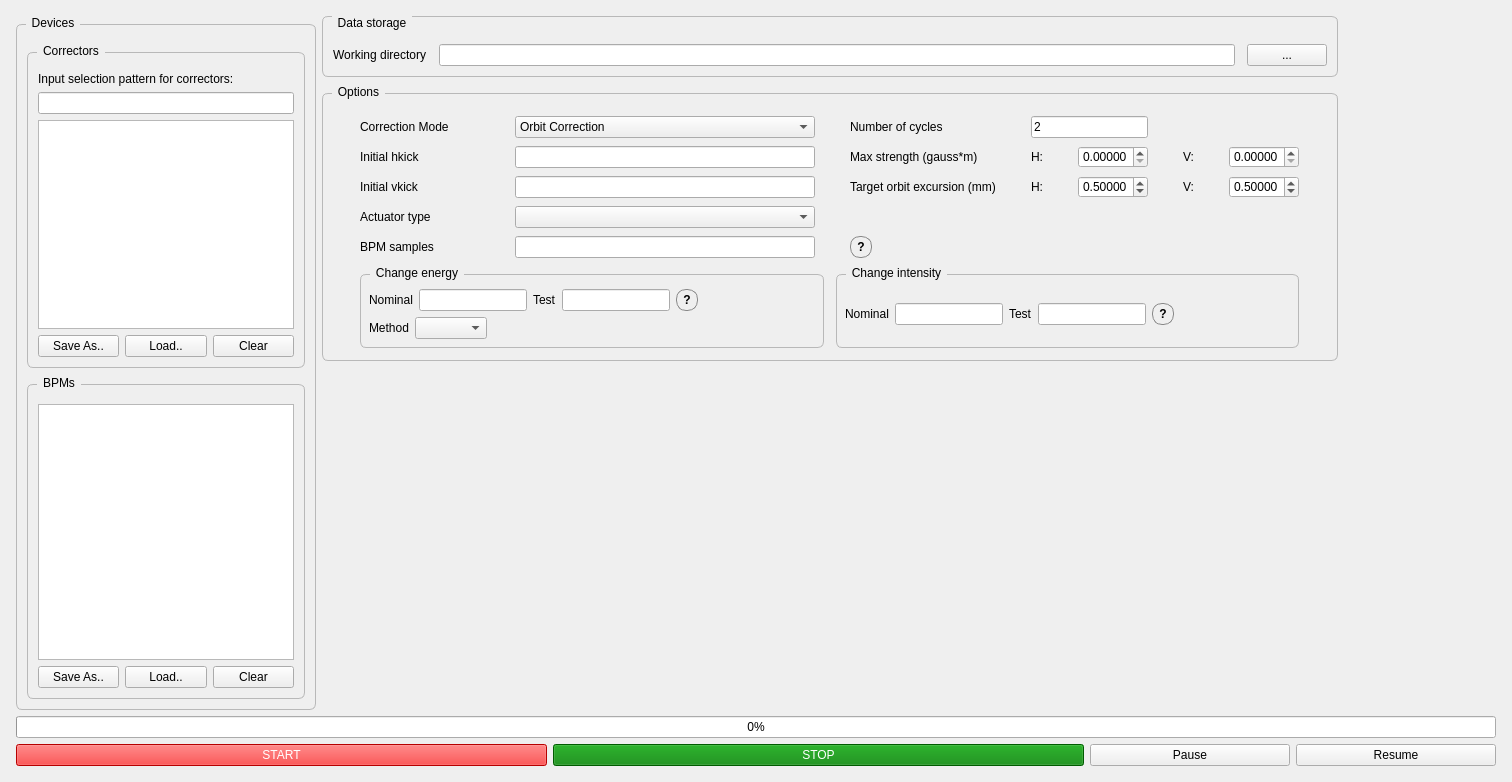
<?xml version="1.0" encoding="UTF-8"?>
<ui version="4.0">
 <class>MainWindow</class>
 <widget class="QMainWindow" name="MainWindow">
  <property name="geometry">
   <rect>
    <x>0</x>
    <y>0</y>
    <width>1512</width>
    <height>782</height>
   </rect>
  </property>
  <property name="windowTitle">
   <string>SYSID</string>
  </property>
  <widget class="QWidget" name="centralwidget">
   <property name="enabled">
    <bool>true</bool>
   </property>
   <layout class="QVBoxLayout" name="verticalLayout_2">
    <property name="leftMargin">
     <number>16</number>
    </property>
    <property name="topMargin">
     <number>16</number>
    </property>
    <property name="rightMargin">
     <number>16</number>
    </property>
    <property name="bottomMargin">
     <number>16</number>
    </property>
    <item>
     <layout class="QVBoxLayout" name="verticalLayout" stretch="1,0,0">
      <item>
       <layout class="QHBoxLayout" name="horizontal_layout" stretch="0,1">
        <item>
         <widget class="QGroupBox" name="devicesGroup">
          <property name="sizePolicy">
           <sizepolicy hsizetype="Fixed" vsizetype="Expanding">
            <horstretch>0</horstretch>
            <verstretch>0</verstretch>
           </sizepolicy>
          </property>
          <property name="styleSheet">
           <string notr="true">QGroupBox#devicesGroup {
    border: 1px solid palette(mid);
    border-radius: 6px;
    margin-top: 8px;
    padding-top: 6px;
}
QGroupBox#devicesGroup::title {
    subcontrol-origin: margin;
    left: 10px;
    padding: 0 4px 0 4px;
}</string>
          </property>
          <property name="title">
           <string>Devices</string>
          </property>
          <layout class="QVBoxLayout" name="left_layout" stretch="1,1">
           <property name="spacing">
            <number>8</number>
           </property>
           <property name="leftMargin">
            <number>8</number>
           </property>
           <property name="topMargin">
            <number>8</number>
           </property>
           <property name="rightMargin">
            <number>8</number>
           </property>
           <property name="bottomMargin">
            <number>8</number>
           </property>
           <item>
            <widget class="QGroupBox" name="correctorsGroup">
             <property name="sizePolicy">
              <sizepolicy hsizetype="Preferred" vsizetype="Expanding">
               <horstretch>0</horstretch>
               <verstretch>0</verstretch>
              </sizepolicy>
             </property>
             <property name="styleSheet">
              <string notr="true">QGroupBox#correctorsGroup {
    border: 1px solid palette(mid);
    border-radius: 6px;
    margin-top: 8px;
    padding-top: 6px;
}
QGroupBox#correctorsGroup::title {
    subcontrol-origin: margin;
    left: 10px;
    padding: 0 4px 0 4px;
}</string>
             </property>
             <property name="title">
              <string>Correctors</string>
             </property>
             <layout class="QVBoxLayout" name="correctors_group_vbox" stretch="0,0,1,0">
              <property name="spacing">
               <number>6</number>
              </property>
              <property name="leftMargin">
               <number>8</number>
              </property>
              <property name="topMargin">
               <number>8</number>
              </property>
              <property name="rightMargin">
               <number>8</number>
              </property>
              <property name="bottomMargin">
               <number>8</number>
              </property>
              <item>
               <widget class="QLabel" name="corrector_filter_label">
                <property name="text">
                 <string>Input selection pattern for correctors:</string>
                </property>
               </widget>
              </item>
              <item>
               <layout class="QHBoxLayout" name="corrector_filter_layout">
                <item>
                 <widget class="QLineEdit" name="pattern_corrs_input"/>
                </item>
               </layout>
              </item>
              <item>
               <widget class="QListWidget" name="correctors_list">
                <property name="sizePolicy">
                 <sizepolicy hsizetype="Expanding" vsizetype="Expanding">
                  <horstretch>0</horstretch>
                  <verstretch>0</verstretch>
                 </sizepolicy>
                </property>
                <property name="selectionMode">
                 <enum>QAbstractItemView::NoSelection</enum>
                </property>
               </widget>
              </item>
              <item>
               <layout class="QHBoxLayout" name="correctors_buttons_layout">
                <item>
                 <widget class="QPushButton" name="save_correctors_button">
                  <property name="text">
                   <string>Save As..</string>
                  </property>
                 </widget>
                </item>
                <item>
                 <widget class="QPushButton" name="load_correctors_button">
                  <property name="text">
                   <string>Load..</string>
                  </property>
                 </widget>
                </item>
                <item>
                 <widget class="QPushButton" name="clear_correctors_button">
                  <property name="text">
                   <string>Clear</string>
                  </property>
                 </widget>
                </item>
               </layout>
              </item>
             </layout>
            </widget>
           </item>
           <item>
            <widget class="QGroupBox" name="bpmsGroup">
             <property name="sizePolicy">
              <sizepolicy hsizetype="Preferred" vsizetype="Expanding">
               <horstretch>0</horstretch>
               <verstretch>0</verstretch>
              </sizepolicy>
             </property>
             <property name="styleSheet">
              <string notr="true">QGroupBox#bpmsGroup {
    border: 1px solid palette(mid);
    border-radius: 6px;
    margin-top: 8px;
    padding-top: 6px;
}
QGroupBox#bpmsGroup::title {
    subcontrol-origin: margin;
    left: 10px;
    padding: 0 4px 0 4px;
}</string>
             </property>
             <property name="title">
              <string>BPMs</string>
             </property>
             <layout class="QVBoxLayout" name="bpms_group_vbox" stretch="1,0">
              <property name="spacing">
               <number>6</number>
              </property>
              <property name="leftMargin">
               <number>8</number>
              </property>
              <property name="topMargin">
               <number>8</number>
              </property>
              <property name="rightMargin">
               <number>8</number>
              </property>
              <property name="bottomMargin">
               <number>8</number>
              </property>
              <item>
               <widget class="QListWidget" name="bpms_list">
                <property name="sizePolicy">
                 <sizepolicy hsizetype="Expanding" vsizetype="Expanding">
                  <horstretch>0</horstretch>
                  <verstretch>0</verstretch>
                 </sizepolicy>
                </property>
                <property name="selectionMode">
                 <enum>QAbstractItemView::NoSelection</enum>
                </property>
               </widget>
              </item>
              <item>
               <layout class="QHBoxLayout" name="bpms_buttons_layout">
                <item>
                 <widget class="QPushButton" name="save_bpms_button">
                  <property name="text">
                   <string>Save As..</string>
                  </property>
                 </widget>
                </item>
                <item>
                 <widget class="QPushButton" name="load_bpms_button">
                  <property name="text">
                   <string>Load..</string>
                  </property>
                 </widget>
                </item>
                <item>
                 <widget class="QPushButton" name="clear_bpms_button">
                  <property name="text">
                   <string>Clear</string>
                  </property>
                 </widget>
                </item>
               </layout>
              </item>
             </layout>
            </widget>
           </item>
          </layout>
         </widget>
        </item>
        <item>
         <layout class="QVBoxLayout" name="right_layout" stretch="0,0,1">
          <property name="spacing">
           <number>2</number>
          </property>
          <item>
           <layout class="QHBoxLayout" name="topRowLayout">
            <property name="spacing">
             <number>8</number>
            </property>
            <property name="leftMargin">
             <number>0</number>
            </property>
            <property name="topMargin">
             <number>0</number>
            </property>
            <property name="rightMargin">
             <number>0</number>
            </property>
            <property name="bottomMargin">
             <number>0</number>
            </property>
            <item>
             <layout class="QVBoxLayout" name="topGroupsLayout">
              <property name="spacing">
               <number>8</number>
              </property>
              <property name="leftMargin">
               <number>0</number>
              </property>
              <property name="topMargin">
               <number>0</number>
              </property>
              <property name="rightMargin">
               <number>0</number>
              </property>
              <property name="bottomMargin">
               <number>0</number>
              </property>
              <item>
               <widget class="QGroupBox" name="dataStorageGroup">
                <property name="sizePolicy">
                 <sizepolicy hsizetype="Preferred" vsizetype="Maximum">
                  <horstretch>0</horstretch>
                  <verstretch>0</verstretch>
                 </sizepolicy>
                </property>
                <property name="styleSheet">
                 <string notr="true">QGroupBox#dataStorageGroup {
    border: 1px solid palette(mid);
    border-radius: 6px;
    margin-top: 0px;
    padding-top: 6px;
}
QGroupBox#dataStorageGroup::title {
    subcontrol-origin: margin;
    left: 10px;
    padding: 0 4px 0 4px;
}</string>
                </property>
                <property name="title">
                 <string>Data storage</string>
                </property>
                <layout class="QVBoxLayout" name="dataStorageVBox">
                 <property name="spacing">
                  <number>8</number>
                 </property>
                 <property name="leftMargin">
                  <number>8</number>
                 </property>
                 <property name="topMargin">
                  <number>8</number>
                 </property>
                 <property name="rightMargin">
                  <number>8</number>
                 </property>
                 <property name="bottomMargin">
                  <number>8</number>
                 </property>
                 <item>
                  <layout class="QGridLayout" name="gridActions">
                   <property name="horizontalSpacing">
                    <number>12</number>
                   </property>
                   <property name="verticalSpacing">
                    <number>6</number>
                   </property>
                   <item row="0" column="0">
                    <widget class="QLabel" name="label_working_directory">
                     <property name="text">
                      <string>Working directory</string>
                     </property>
                    </widget>
                   </item>
                   <item row="0" column="1">
                    <widget class="QLineEdit" name="working_directory_input"/>
                   </item>
                   <item row="0" column="2">
                    <widget class="QPushButton" name="working_directory_dialog">
                     <property name="text">
                      <string>...</string>
                     </property>
                    </widget>
                   </item>
                  </layout>
                 </item>
                </layout>
               </widget>
              </item>
              <item>
               <widget class="QGroupBox" name="options_groupbox">
                <property name="sizePolicy">
                 <sizepolicy hsizetype="Preferred" vsizetype="Maximum">
                  <horstretch>0</horstretch>
                  <verstretch>0</verstretch>
                 </sizepolicy>
                </property>
                <property name="styleSheet">
                 <string notr="true">QGroupBox {
    border: 1px solid palette(mid);
    border-radius: 6px;
    margin-top: 8px;
    padding-top: 6px;
}
QGroupBox::title {
    subcontrol-origin: margin;
    left: 10px;
    padding: 0 4px 0 4px;
}</string>
                </property>
                <property name="title">
                 <string>Options</string>
                </property>
                <layout class="QGridLayout" name="options_grid">
                 <property name="leftMargin">
                  <number>12</number>
                 </property>
                 <property name="topMargin">
                  <number>16</number>
                 </property>
                 <property name="rightMargin">
                  <number>12</number>
                 </property>
                 <property name="bottomMargin">
                  <number>12</number>
                 </property>
                 <property name="horizontalSpacing">
                  <number>10</number>
                 </property>
                 <property name="verticalSpacing">
                  <number>8</number>
                 </property>
                 <item row="0" column="0">
                  <widget class="QLabel" name="label">
                   <property name="minimumSize">
                    <size>
                     <width>120</width>
                     <height>0</height>
                    </size>
                   </property>
                   <property name="maximumSize">
                    <size>
                     <width>120</width>
                     <height>16777215</height>
                    </size>
                   </property>
                   <property name="text">
                    <string>Correction Mode</string>
                   </property>
                  </widget>
                 </item>
                 <item row="0" column="1">
                  <widget class="QComboBox" name="choose_mode">
                   <property name="maximumSize">
                    <size>
                     <width>300</width>
                     <height>16777215</height>
                    </size>
                   </property>
                   <item>
                    <property name="text">
                     <string>Orbit Correction</string>
                    </property>
                   </item>
                   <item>
                    <property name="text">
                     <string>Changed energy</string>
                    </property>
                   </item>
                   <item>
                    <property name="text">
                     <string>Changed intensity</string>
                    </property>
                   </item>
                   <item>
                    <property name="text">
                     <string>All modes at once</string>
                    </property>
                   </item>
                  </widget>
                 </item>
                 <item row="0" column="2">
                  <widget class="QLabel" name="cycle_mode_label">
                   <property name="maximumSize">
                    <size>
                     <width>170</width>
                     <height>16777215</height>
                    </size>
                   </property>
                   <property name="text">
                    <string>Number of cycles</string>
                   </property>
                  </widget>
                 </item>
                 <item row="0" column="3" colspan="2">
                  <widget class="QLineEdit" name="niter_number">
                   <property name="maximumSize">
                    <size>
                     <width>150</width>
                     <height>16777215</height>
                    </size>
                   </property>
                   <property name="text">
                    <string>2</string>
                   </property>
                  </widget>
                 </item>
                 <item row="1" column="0">
                  <widget class="QLabel" name="initial_hkick_label">
                   <property name="minimumSize">
                    <size>
                     <width>120</width>
                     <height>0</height>
                    </size>
                   </property>
                   <property name="maximumSize">
                    <size>
                     <width>120</width>
                     <height>16777215</height>
                    </size>
                   </property>
                   <property name="text">
                    <string>Initial hkick</string>
                   </property>
                  </widget>
                 </item>
                 <item row="1" column="1">
                  <widget class="QLineEdit" name="initial_hkick_settings">
                   <property name="maximumSize">
                    <size>
                     <width>300</width>
                     <height>16777215</height>
                    </size>
                   </property>
                  </widget>
                 </item>
                 <item row="1" column="2">
                  <widget class="QLabel" name="current_label">
                   <property name="maximumSize">
                    <size>
                     <width>170</width>
                     <height>16777215</height>
                    </size>
                   </property>
                   <property name="text">
                    <string>Max strength (gauss*m)</string>
                   </property>
                  </widget>
                 </item>
                 <item row="1" column="3">
                  <widget class="QLabel" name="horizontal_current_label">
                   <property name="sizePolicy">
                    <sizepolicy hsizetype="Fixed" vsizetype="Fixed">
                     <horstretch>0</horstretch>
                     <verstretch>0</verstretch>
                    </sizepolicy>
                   </property>
                   <property name="text">
                    <string>H:</string>
                   </property>
                  </widget>
                 </item>
                 <item row="1" column="4">
                  <widget class="QDoubleSpinBox" name="max_horizontal_current_spinbox">
                   <property name="maximumSize">
                    <size>
                     <width>70</width>
                     <height>16777215</height>
                    </size>
                   </property>
                   <property name="decimals">
                    <number>5</number>
                   </property>
                   <property name="singleStep">
                    <double>0.001000000000000</double>
                   </property>
                   <property name="value">
                    <double>0.000000000000000</double>
                   </property>
                  </widget>
                 </item>
                 <item row="1" column="5">
                  <widget class="QLabel" name="vertical_current_label">
                   <property name="sizePolicy">
                    <sizepolicy hsizetype="Fixed" vsizetype="Fixed">
                     <horstretch>0</horstretch>
                     <verstretch>0</verstretch>
                    </sizepolicy>
                   </property>
                   <property name="text">
                    <string>V:</string>
                   </property>
                  </widget>
                 </item>
                 <item row="1" column="6">
                  <widget class="QDoubleSpinBox" name="max_vertical_current_spinbox">
                   <property name="enabled">
                    <bool>true</bool>
                   </property>
                   <property name="maximumSize">
                    <size>
                     <width>70</width>
                     <height>16777215</height>
                    </size>
                   </property>
                   <property name="decimals">
                    <number>5</number>
                   </property>
                   <property name="singleStep">
                    <double>0.010000000000000</double>
                   </property>
                  </widget>
                 </item>
                 <item row="2" column="0">
                  <widget class="QLabel" name="initial_vkick_label">
                   <property name="minimumSize">
                    <size>
                     <width>120</width>
                     <height>0</height>
                    </size>
                   </property>
                   <property name="maximumSize">
                    <size>
                     <width>120</width>
                     <height>16777215</height>
                    </size>
                   </property>
                   <property name="text">
                    <string>Initial vkick</string>
                   </property>
                  </widget>
                 </item>
                 <item row="2" column="1">
                  <widget class="QLineEdit" name="initial_vkick_settings">
                   <property name="maximumSize">
                    <size>
                     <width>300</width>
                     <height>16777215</height>
                    </size>
                   </property>
                  </widget>
                 </item>
                 <item row="2" column="2">
                  <widget class="QLabel" name="excursion_label">
                   <property name="maximumSize">
                    <size>
                     <width>170</width>
                     <height>16777215</height>
                    </size>
                   </property>
                   <property name="text">
                    <string>Target orbit excursion (mm)</string>
                   </property>
                  </widget>
                 </item>
                 <item row="2" column="3">
                  <widget class="QLabel" name="horizontal_excursion_label">
                   <property name="text">
                    <string>H:</string>
                   </property>
                  </widget>
                 </item>
                 <item row="2" column="4">
                  <widget class="QDoubleSpinBox" name="horizontal_excursion_spinbox">
                   <property name="maximumSize">
                    <size>
                     <width>70</width>
                     <height>16777215</height>
                    </size>
                   </property>
                   <property name="decimals">
                    <number>5</number>
                   </property>
                   <property name="maximum">
                    <double>10000.000000000000000</double>
                   </property>
                   <property name="singleStep">
                    <double>0.100000000000000</double>
                   </property>
                   <property name="value">
                    <double>0.500000000000000</double>
                   </property>
                  </widget>
                 </item>
                 <item row="2" column="5">
                  <widget class="QLabel" name="vertical_excursion_label">
                   <property name="text">
                    <string>V:</string>
                   </property>
                  </widget>
                 </item>
                 <item row="2" column="6">
                  <widget class="QDoubleSpinBox" name="vertical_excursion_spinbox">
                   <property name="maximumSize">
                    <size>
                     <width>70</width>
                     <height>16777215</height>
                    </size>
                   </property>
                   <property name="decimals">
                    <number>5</number>
                   </property>
                   <property name="maximum">
                    <double>10000.000000000000000</double>
                   </property>
                   <property name="singleStep">
                    <double>0.100000000000000</double>
                   </property>
                   <property name="value">
                    <double>0.500000000000000</double>
                   </property>
                  </widget>
                 </item>
                 <item row="3" column="0">
                  <widget class="QLabel" name="actuator_mode_label">
                   <property name="minimumSize">
                    <size>
                     <width>120</width>
                     <height>0</height>
                    </size>
                   </property>
                   <property name="maximumSize">
                    <size>
                     <width>120</width>
                     <height>16777215</height>
                    </size>
                   </property>
                   <property name="text">
                    <string>Actuator type</string>
                   </property>
                  </widget>
                 </item>
                 <item row="3" column="1">
                  <widget class="QComboBox" name="actuator_mode_combo">
                   <property name="maximumSize">
                    <size>
                     <width>300</width>
                     <height>16777215</height>
                    </size>
                   </property>
                  </widget>
                 </item>
                 <item row="4" column="0">
                  <widget class="QLabel" name="nsamples_label">
                   <property name="minimumSize">
                    <size>
                     <width>120</width>
                     <height>0</height>
                    </size>
                   </property>
                   <property name="maximumSize">
                    <size>
                     <width>120</width>
                     <height>16777215</height>
                    </size>
                   </property>
                   <property name="text">
                    <string>BPM samples</string>
                   </property>
                  </widget>
                 </item>
                 <item row="4" column="1">
                 <widget class="QLineEdit" name="nsamples_input">
                   <property name="toolTip">
                    <string>Number of BPM samples acquired for each SysID measurement. Larger values reduce random noise but increase measurement time.</string>
                   </property>
                   <property name="maximumSize">
                    <size>
                     <width>300</width>
                     <height>16777215</height>
                    </size>
                   </property>
                  </widget>
                 </item>
                 <item row="4" column="2">
                  <widget class="QToolButton" name="nsamples_tooltip">
                   <property name="toolTip">
                    <string>Number of BPM samples acquired for each SysID measurement. Larger values reduce random noise but increase measurement time.</string>
                   </property>
                   <property name="styleSheet">
                    <string notr="true">QToolButton#nsamples_tooltip {
    border: 1px solid #888;
    border-radius: 10px;
    min-width: 20px;
    max-width: 20px;
    min-height: 20px;
    max-height: 20px;
    padding: 0px;
    font-weight: bold;
}
QToolButton#nsamples_tooltip:hover {
    background-color: rgba(128, 128, 128, 60);
}</string>
                   </property>
                   <property name="text">
                    <string>?</string>
                   </property>
                  </widget>
                 </item>
                 <item row="5" column="0" colspan="7">
                  <layout class="QHBoxLayout" name="beam_change_groups_layout">
                   <property name="spacing"><number>12</number></property>
                   <property name="leftMargin"><number>0</number></property>
                   <property name="topMargin"><number>0</number></property>
                   <property name="rightMargin"><number>0</number></property>
                   <property name="bottomMargin"><number>0</number></property>
                   <item>
                    <widget class="QGroupBox" name="energy_change_group">
                     <property name="title"><string>Change energy</string></property>
                     <layout class="QVBoxLayout" name="energy_change_layout">
                      <property name="spacing"><number>6</number></property>
                      <property name="leftMargin"><number>8</number></property>
                      <property name="topMargin"><number>8</number></property>
                      <property name="rightMargin"><number>8</number></property>
                      <property name="bottomMargin"><number>8</number></property>
                      <item>
                       <layout class="QHBoxLayout" name="energy_change_values_layout">
                        <property name="spacing"><number>6</number></property>
                        <property name="leftMargin"><number>0</number></property>
                        <property name="topMargin"><number>0</number></property>
                        <property name="rightMargin"><number>0</number></property>
                        <property name="bottomMargin"><number>0</number></property>
                        <item>
                         <widget class="QWidget" name="energy_nominal_container">
                          <layout class="QHBoxLayout" name="energy_nominal_value_layout">
                           <property name="spacing"><number>6</number></property>
                           <property name="leftMargin"><number>0</number></property>
                           <property name="topMargin"><number>0</number></property>
                           <property name="rightMargin"><number>0</number></property>
                           <property name="bottomMargin"><number>0</number></property>
                           <item>
                            <widget class="QLabel" name="energy_nominal_label">
                             <property name="text"><string>Nominal</string></property>
                            </widget>
                           </item>
                           <item>
                            <widget class="QLineEdit" name="energy_nominal_input">
                             <property name="maximumSize"><size><width>110</width><height>16777215</height></size></property>
                            </widget>
                           </item>
                          </layout>
                         </widget>
                        </item>
                        <item>
                         <widget class="QWidget" name="energy_test_container">
                          <layout class="QHBoxLayout" name="energy_test_value_layout">
                           <property name="spacing"><number>6</number></property>
                           <property name="leftMargin"><number>0</number></property>
                           <property name="topMargin"><number>0</number></property>
                           <property name="rightMargin"><number>0</number></property>
                           <property name="bottomMargin"><number>0</number></property>
                           <item>
                            <widget class="QLabel" name="energy_test_label">
                             <property name="text"><string>Test</string></property>
                            </widget>
                           </item>
                           <item>
                            <widget class="QLineEdit" name="energy_test_input">
                             <property name="maximumSize"><size><width>110</width><height>16777215</height></size></property>
                            </widget>
                           </item>
                          </layout>
                         </widget>
                        </item>
                        <item>
                         <widget class="QToolButton" name="energy_change_tooltip">
                          <property name="styleSheet">
                           <string notr="true">QToolButton#energy_change_tooltip {
      border: 1px solid #888;
      border-radius: 10px;
      min-width: 20px;
      max-width: 20px;
      min-height: 20px;
      max-height: 20px;
      padding: 0px;
      font-weight: bold;
  }
  QToolButton#energy_change_tooltip:hover {
      background-color: rgba(128, 128, 128, 60);
  }</string>
                          </property>
                          <property name="text"><string>?</string></property>
                         </widget>
                        </item>
                        <item>
                         <spacer name="energy_change_right_spacer">
                          <property name="orientation"><enum>Qt::Horizontal</enum></property>
                          <property name="sizeType"><enum>QSizePolicy::Expanding</enum></property>
                          <property name="sizeHint" stdset="0"><size><width>0</width><height>20</height></size></property>
                         </spacer>
                        </item>
                       </layout>
                      </item>
                      <item>
                       <widget class="QWidget" name="beam_change_method_container">
                        <layout class="QHBoxLayout" name="beam_change_method_layout">
                         <property name="spacing"><number>6</number></property>
                         <property name="leftMargin"><number>0</number></property>
                         <property name="topMargin"><number>0</number></property>
                         <property name="rightMargin"><number>0</number></property>
                         <property name="bottomMargin"><number>0</number></property>
                         <item>
                          <widget class="QLabel" name="beam_change_method_label">
                           <property name="text"><string>Method</string></property>
                          </widget>
                         </item>
                         <item>
                          <widget class="QComboBox" name="beam_change_method_combo">
                           <property name="sizeAdjustPolicy"><enum>QComboBox::AdjustToContents</enum></property>
                          </widget>
                         </item>
                         <item>
                          <spacer name="beam_change_method_right_spacer">
                           <property name="orientation"><enum>Qt::Horizontal</enum></property>
                           <property name="sizeHint" stdset="0"><size><width>0</width><height>20</height></size></property>
                          </spacer>
                         </item>
                        </layout>
                       </widget>
                      </item>
                     </layout>
                    </widget>
                   </item>
                   <item>
                    <widget class="QGroupBox" name="intensity_change_group">
                     <property name="title"><string>Change intensity</string></property>
                     <layout class="QHBoxLayout" name="intensity_change_values_layout">
                      <property name="spacing"><number>6</number></property>
                      <property name="leftMargin"><number>8</number></property>
                      <property name="topMargin"><number>8</number></property>
                      <property name="rightMargin"><number>8</number></property>
                      <property name="bottomMargin"><number>8</number></property>
                      <item>
                       <widget class="QWidget" name="intensity_nominal_container">
                        <layout class="QHBoxLayout" name="intensity_nominal_value_layout">
                         <property name="spacing"><number>6</number></property>
                         <property name="leftMargin"><number>0</number></property>
                         <property name="topMargin"><number>0</number></property>
                         <property name="rightMargin"><number>0</number></property>
                         <property name="bottomMargin"><number>0</number></property>
                         <item>
                          <widget class="QLabel" name="intensity_nominal_label">
                           <property name="text"><string>Nominal</string></property>
                          </widget>
                         </item>
                         <item>
                          <widget class="QLineEdit" name="intensity_nominal_input">
                           <property name="maximumSize"><size><width>110</width><height>16777215</height></size></property>
                          </widget>
                         </item>
                        </layout>
                       </widget>
                      </item>
                      <item>
                       <widget class="QWidget" name="intensity_test_container">
                        <layout class="QHBoxLayout" name="intensity_test_value_layout">
                         <property name="spacing"><number>6</number></property>
                         <property name="leftMargin"><number>0</number></property>
                         <property name="topMargin"><number>0</number></property>
                         <property name="rightMargin"><number>0</number></property>
                         <property name="bottomMargin"><number>0</number></property>
                         <item>
                          <widget class="QLabel" name="intensity_test_label">
                           <property name="text"><string>Test</string></property>
                          </widget>
                         </item>
                         <item>
                          <widget class="QLineEdit" name="intensity_test_input">
                           <property name="maximumSize"><size><width>110</width><height>16777215</height></size></property>
                          </widget>
                         </item>
                        </layout>
                       </widget>
                      </item>
                      <item>
                       <widget class="QToolButton" name="intensity_change_tooltip">
                        <property name="styleSheet">
                         <string notr="true">QToolButton#intensity_change_tooltip {
    border: 1px solid #888;
    border-radius: 10px;
    min-width: 20px;
    max-width: 20px;
    min-height: 20px;
    max-height: 20px;
    padding: 0px;
    font-weight: bold;
}
QToolButton#intensity_change_tooltip:hover {
    background-color: rgba(128, 128, 128, 60);
}</string>
                        </property>
                        <property name="text"><string>?</string></property>
                       </widget>
                      </item>
                      <item>
                       <spacer name="intensity_change_right_spacer">
                        <property name="orientation"><enum>Qt::Horizontal</enum></property>
                        <property name="sizeType"><enum>QSizePolicy::Expanding</enum></property>
                        <property name="sizeHint" stdset="0"><size><width>0</width><height>20</height></size></property>
                       </spacer>
                      </item>
                     </layout>
                    </widget>
                   </item>
                  </layout>
                 </item>
                </layout>
               </widget>
              </item>
             </layout>
            </item>
            <item alignment="Qt::AlignRight|Qt::AlignTop">
             <widget class="QLabel" name="logo_label">
              <property name="sizePolicy">
               <sizepolicy hsizetype="Maximum" vsizetype="Maximum">
                <horstretch>0</horstretch>
                <verstretch>0</verstretch>
               </sizepolicy>
              </property>
              <property name="minimumSize">
               <size>
                <width>150</width>
                <height>90</height>
               </size>
              </property>
              <property name="maximumSize">
               <size>
                <width>220</width>
                <height>120</height>
               </size>
              </property>
              <property name="text">
               <string/>
              </property>
              <property name="alignment">
               <set>Qt::AlignRight|Qt::AlignTop|Qt::AlignTrailing</set>
              </property>
             </widget>
            </item>
           </layout>
          </item>
          <item>
           <spacer name="verticalSpacer">
            <property name="orientation">
             <enum>Qt::Vertical</enum>
            </property>
            <property name="sizeType">
             <enum>QSizePolicy::Fixed</enum>
            </property>
            <property name="sizeHint" stdset="0">
             <size>
              <width>20</width>
              <height>40</height>
             </size>
            </property>
           </spacer>
          </item>
          <item>
           <widget class="QWidget" name="plot_widget" native="true">
            <property name="sizePolicy">
             <sizepolicy hsizetype="Expanding" vsizetype="Expanding">
              <horstretch>0</horstretch>
              <verstretch>0</verstretch>
             </sizepolicy>
            </property>
            <property name="minimumSize">
             <size>
              <width>400</width>
              <height>300</height>
             </size>
            </property>
           </widget>
          </item>
         </layout>
        </item>
       </layout>
      </item>
      <item>
       <widget class="QProgressBar" name="progressBar">
        <property name="value">
         <number>0</number>
        </property>
       </widget>
      </item>
      <item>
       <layout class="QHBoxLayout" name="buttons_layout">
        <item>
         <widget class="QPushButton" name="start_button">
          <property name="styleSheet">
           <string notr="true">background-color: red; color: white;</string>
          </property>
          <property name="text">
           <string>START</string>
          </property>
         </widget>
        </item>
        <item>
         <widget class="QPushButton" name="stop_button">
          <property name="styleSheet">
           <string notr="true">background-color: green; color: white;</string>
          </property>
          <property name="text">
           <string>STOP</string>
          </property>
         </widget>
        </item>
        <item>
         <widget class="QPushButton" name="pause_button">
          <property name="maximumSize">
           <size>
            <width>200</width>
            <height>16777215</height>
           </size>
          </property>
          <property name="text">
           <string>Pause</string>
          </property>
         </widget>
        </item>
        <item>
         <widget class="QPushButton" name="resume_button">
          <property name="maximumSize">
           <size>
            <width>200</width>
            <height>16777215</height>
           </size>
          </property>
          <property name="text">
           <string>Resume</string>
          </property>
         </widget>
        </item>
       </layout>
      </item>
     </layout>
    </item>
   </layout>
  </widget>
 </widget>
 <resources/>
 <connections/>
</ui>
